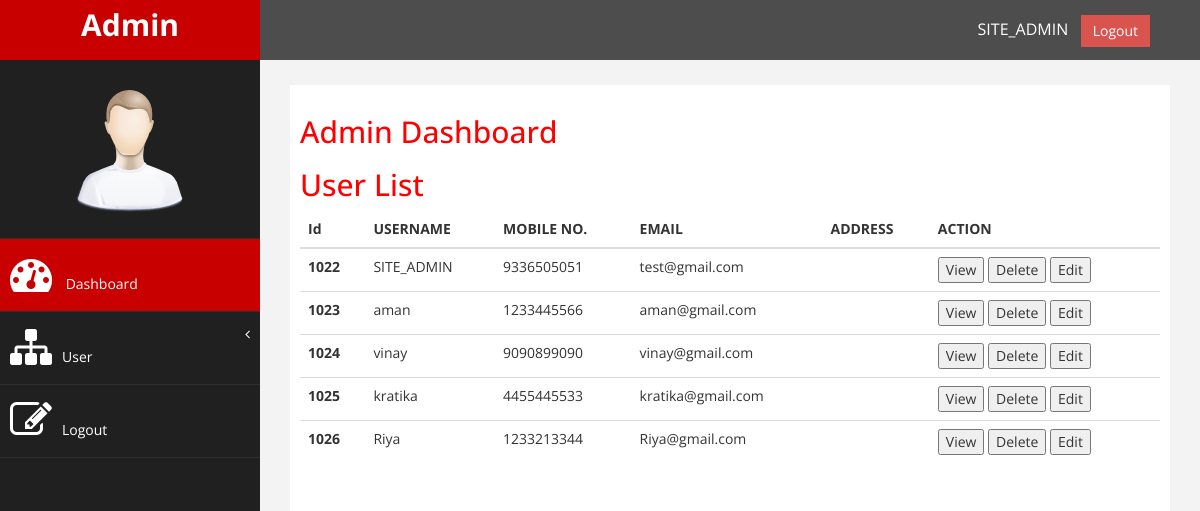
The app's page /admin/user_data.php (signed in) with its own data.
### tables this page shows
CREATE TABLE `users` (
  `id` int(10) NOT NULL,
  `username` varchar(255) DEFAULT NULL,
  `userid` int(11) NOT NULL,
  `sponsorid` varchar(10) NOT NULL,
  `mobileno` bigint(10) DEFAULT NULL,
  `emailid` varchar(255) DEFAULT NULL,
  `mtype` varchar(100) DEFAULT 'A.B.M',
  `mrole` varchar(10) NOT NULL,
  `mstatus` varchar(10) NOT NULL DEFAULT 'Active',
  `password` varchar(255) DEFAULT NULL,
  `fname` varchar(255) DEFAULT NULL,
  `dob` varchar(255) DEFAULT NULL,
  `address` varchar(255) DEFAULT NULL,
  `caddress` varchar(255) DEFAULT NULL,
  `panno` varchar(255) DEFAULT NULL,
  `education` varchar(255) DEFAULT NULL,
  `amobileno` bigint(10) DEFAULT NULL,
  `pic` varchar(255) DEFAULT '../Userpic/notavailable.png',
  `gender` varchar(10) DEFAULT NULL,
  `pcom` bigint(10) DEFAULT 0,
  `grade` varchar(100) NOT NULL,
  `cerstatus` int(2) NOT NULL,
  `proup` int(2) NOT NULL,
  `cdate` varchar(100) NOT NULL,
  `branch` varchar(100) NOT NULL,
  `regdate` datetime NOT NULL
);

### admin/user_data.php (the view, shortened to what this page needs)
<?php
include_once('../interface/server.php');
?>
<!DOCTYPE html>
<html xmlns="http://www.w3.org/1999/xhtml">
<head>
    <link href="assets/css/bootstrap.css" rel="stylesheet" />
    <link href="assets/css/font-awesome.css" rel="stylesheet" />
    <link href="assets/js/morris/morris-0.4.3.min.css" rel="stylesheet" />
    <link href="assets/css/custom.css" rel="stylesheet" />
</head>
<body>
    <div id="wrapper">
        <nav class="navbar navbar-default navbar-cls-top " role="navigation" style="margin-bottom: 0">
            <div class="navbar-header">
                <a class="navbar-brand" href="index.php">Admin</a>
            </div>
  <div style="color: white;
padding: 15px 50px 5px 50px;
float: right;
font-size: 16px;"><?php echo $_SESSION['username'];?> &nbsp; <a href="../interface/logout.php" class="btn btn-danger square-btn-adjust">Logout</a> </div>
        </nav>
                <nav class="navbar-default navbar-side" role="navigation">
            <div class="sidebar-collapse">
                <ul class="nav" id="main-menu">
				<li class="text-center">
                    <img src="assets/img/find_user.png" class="user-image img-responsive"/>
					</li>
                    <li>
                        <a class="active-menu"  href="index.php"><i class="fa fa-dashboard fa-3x"></i> Dashboard</a>
                    </li>
                    <li>
                        <a href="#"><i class="fa fa-sitemap fa-3x"></i>User<span class="fa arrow"></span></a>
                      </li>
                      <li  >
                        <a  href="../interface/logout.php"><i class="fa fa-edit fa-3x"></i>Logout </a>
                    </li>
                </ul>
            </div>
        </nav>
        <div id="page-wrapper" >
            <div id="page-inner">
                <div class="row">
                    <div class="col-md-12">
                    <h2>Admin Dashboard</h2>
                    <h2>User List</h2>
                    <?php
                     $sql= "SELECT * FROM users";
                     $result = mysqli_query($conn, $sql);
                    ?>
<table class="table">
  <thead>
    <tr>
      <th scope="col">Id</th>
      <th scope="col">USERNAME</th>
      <th scope="col">MOBILE NO.</th>
      <th scope="col">EMAIL</th>
      <th scope="col">ADDRESS</th>
      <th scope="col">ACTION</th>
    </tr>
  </thead>
  <tbody>
    <?php foreach($result as $data){?>
    <tr>
      <th scope="row"><?php echo $data['userid']?></th>
      <td><?php echo $data['username']?></td>
      <td><?php echo $data['mobileno']?></td>
      <td><?php echo $data['emailid']?></td>
      <td><?php echo $data['address']?></td>
      <td>
        <button>View</button>
        <button>Delete</button>
        <button>Edit</button>
      </td>
    </tr>
    <?php } ?>
  </tbody>
</table>
                    </div>
                </div>
        </div>
</body>
</html>

### admin/assets/css/custom.css (style rules this page uses)
body { font-family: 'Open Sans', sans-serif; }
#wrapper { width: 100%; background:#202020; }
#page-wrapper { padding: 15px 15px; min-height: 600px; background:#F3F3F3; }
#page-inner { width:100%; margin:10px 20px 10px 0px; background-color:#fff!important; padding:10px; min-height:1200px; }
.text-center { text-align:center; }
h2 { color: #f00; }
.square-btn-adjust { border: 0px solid transparent; -webkit-border-radius: 0px; -moz-border-radius: 0px; border-radius: 0px; }
.user-image { margin: 25px auto; -webkit-border-radius: 10px; -moz-border-radius: 10px; border-radius: 10px; max-height:170px; max-width:170px; }
.navbar-cls-top .navbar-brand { color: #fff; background: #C90000; width: 260px; text-align: center; height: 60px; font-size: 30px; font-weight: 700; }
.active-menu { background-color:#C90000!important; }
.arrow { float: right; }
.fa.arrow:before { content: "\f104"; }
.sidebar-collapse , .sidebar-collapse .nav { background:none; }
.sidebar-collapse .nav { padding:0; }
.sidebar-collapse .nav > li > a { color:#fff; background:#202020; text-shadow:none; }
.sidebar-collapse > .nav > li > a { padding:15px 10px; }
.sidebar-collapse > .nav > li { border-bottom: 1px solid rgba(107, 108, 109, 0.19); }
.navbar-side { border:none; background-color: #202020; }
.navbar-cls-top { background:#4D4D4D; border-bottom:none; }
.navbar-default { border:0px solid black; }
.navbar-header { background: #A70303; }
.nav > li > a > i { margin-right:10px; }
@media (min-width:768px) { #page-wrapper { margin: 0 0 0 260px; padding: 15px 30px; min-height: 1200px; } }
@media (min-width:768px) { .navbar-side { z-index: 1; position: absolute; width: 260px; } }
@media (min-width:768px) { .navbar { border-radius: 0px; } }

### records on screen
users: userid "1022", username "SITE_ADMIN", mobileno "9336505051", emailid "test@gmail.com"
users: userid "1023", username "aman", mobileno "1233445566", emailid "aman@gmail.com"
users: userid "1024", username "vinay", mobileno "9090899090", emailid "vinay@gmail.com"
users: userid "1025", username "kratika", mobileno "4455445533", emailid "kratika@gmail.com"
users: userid "1026", username "Riya", mobileno "1233213344", emailid "Riya@gmail.com"

### other values on screen
$_SESSION['username'] "SITE_ADMIN"
